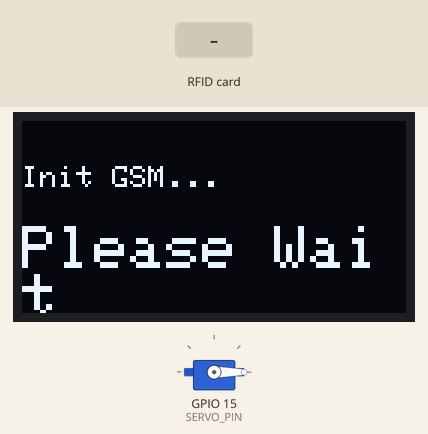
Simulated run of this sketch. Board: ESP32. Shown: servo, 128×64 one-colour display. The inputs (shaded band) are chosen by the test bench. WiFi joins after 1.5 s; servers stay silent unless stated; the modem accepts every AT command (registered, SIM ready, sends succeed) and sends nothing else; the Firebase database answers and starts empty; what the sketch prints to the serial monitor is not drawn.

Above: at 2.0 s.
At 4.1 s:
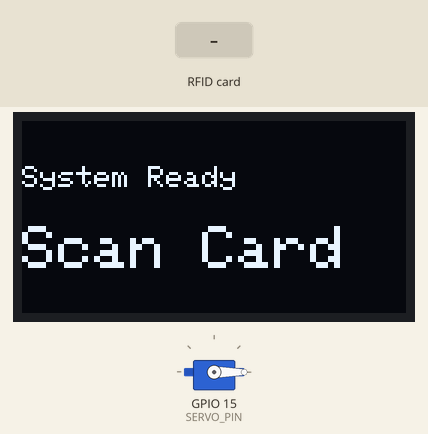
4.2 s: RFID card 5E 7A 19 C4 held to the reader
At 4.9 s:
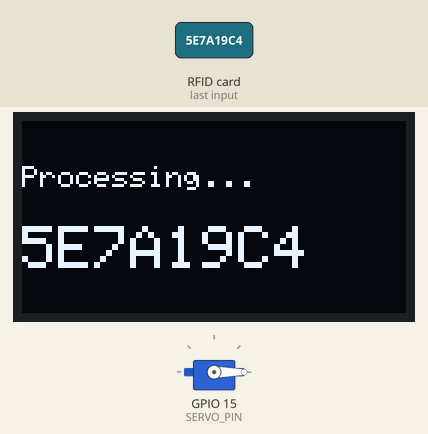
At 5.9 s:
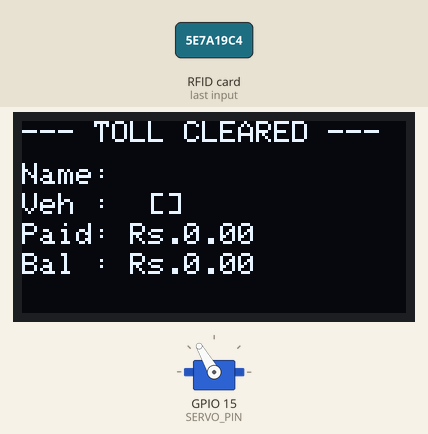
Timing chart, 0 to 12.3 s (numbered marks = the images above; inputs shaded):
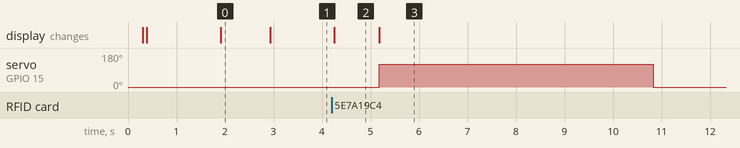

Measured:
- after the input at 4.2 s, servo on GPIO 15 (SERVO_PIN): 0° → 120° after 0.98 s, → 0° 5.7 s later; the display: changes after 0.05 s (image 2)
- what the display in image 0 shows lasts 1.0 s, from 1.9 s to 2.9 s
- what the display in image 2 shows lasts 0.9 s, from 4.3 s to 5.2 s

The sketch:

code.ino
```cpp
#include <WiFi.h>
#include <FirebaseESP32.h>
#include <SPI.h>
#include <MFRC522.h>
#include <Wire.h>
#include <Adafruit_GFX.h>
#include <Adafruit_SH110X.h>
#include <ESP32Servo.h>

// ==========================================
// CONFIGURATION
// ==========================================
#define WIFI_SSID "HOME"
#define WIFI_PASSWORD "Project@123"

#define FIREBASE_HOST "smart-tollgate-78526-default-rtdb.firebaseio.com"
#define FIREBASE_AUTH "xTAsqwist9k8BPq1LhjgIdQjsALgncP5pUGNvOg2"

// ==========================================
// PIN DEFINITIONS
// ==========================================
#define SS_PIN 5      // RFID SS/SDA
#define RST_PIN -1    // RFID RST (Tied to 3.3V)
#define SERVO_PIN 15  // Servo Signal

// GSM Pins (Using ESP32 Hardware Serial 2)
#define GSM_RX_PIN 16 // Connect to SIM900A TX
#define GSM_TX_PIN 17 // Connect to SIM900A RX

// ==========================================
// COMPONENT INITIALIZATION
// ==========================================
#define i2c_Address 0x3c
#define SCREEN_WIDTH 128
#define SCREEN_HEIGHT 64
#define OLED_RESET -1
Adafruit_SH1106G display = Adafruit_SH1106G(SCREEN_WIDTH, SCREEN_HEIGHT, &Wire, OLED_RESET);

MFRC522 rfid(SS_PIN, RST_PIN);
Servo gateServo;

// FIREBASE OBJECTS
FirebaseData firebaseData;
FirebaseAuth auth;
FirebaseConfig config;

// ==========================================
// HELPER FUNCTIONS
// ==========================================
// Basic display for simple messages
void showOnOLED(String line1, String line2) {
  display.clearDisplay();
  display.setTextSize(1);
  display.setTextColor(SH110X_WHITE);
  display.setCursor(0, 15);
  display.println(line1);
  display.setCursor(0, 35);
  display.setTextSize(2);
  display.println(line2);
  display.display();
}

// Detailed display for successful transactions
void showTransactionDetails(String name, String vehId, String vType, float fee, float bal) {
  display.clearDisplay();
  display.setTextColor(SH110X_WHITE);
  display.setTextSize(1);

  // Header
  display.setCursor(0, 0);
  display.println("--- TOLL CLEARED ---");

  // Details list (spaced out vertically)
  display.setCursor(0, 14);
  display.println("Name: " + name);

  display.setCursor(0, 24);
  display.println("Veh : " + vehId + " [" + vType + "]");

  display.setCursor(0, 34);
  display.println("Paid: Rs." + String(fee));

  display.setCursor(0, 44);
  display.println("Bal : Rs." + String(bal));

  display.display();
}

void sendSMS(String phoneNumber, String message) {
  Serial.println("Sending SMS to: " + phoneNumber);

  Serial2.println("AT+CMGF=1"); // Set GSM to text mode
  delay(1000);

  Serial2.print("AT+CMGS=\"");
  Serial2.print(phoneNumber);
  Serial2.println("\"");
  delay(1000);

  Serial2.print(message); // The SMS body
  delay(500);

  Serial2.write(26); // ASCII code for CTRL+Z to send the message
  delay(3000); // Wait for the network to process

  Serial.println("SMS Sent Successfully!");
}

// NEW: Network Check & Auto-Reconnect Function
void checkNetwork() {
  if (WiFi.status() != WL_CONNECTED) {
    Serial.println("WiFi connection lost! Stopping operations...");
    showOnOLED("Network Lost", "Connecting..");

    // Disconnect and try to reconnect
    WiFi.disconnect();
    delay(100);
    WiFi.begin(WIFI_SSID, WIFI_PASSWORD);

    // Block all operations until Wi-Fi is back
    while (WiFi.status() != WL_CONNECTED) {
      delay(500);
      Serial.print(".");
    }

    Serial.println("\nWiFi Reconnected!");
    showOnOLED("System Ready", "Scan Card");
  }
}

// ==========================================
// MAIN SETUP
// ==========================================
void setup() {
  Serial.begin(115200);

  // Initialize GSM Serial Port
  Serial2.begin(9600, SERIAL_8N1, GSM_RX_PIN, GSM_TX_PIN);

  SPI.begin();
  rfid.PCD_Init();

  ESP32PWM::allocateTimer(0);
  gateServo.setPeriodHertz(50);
  gateServo.attach(SERVO_PIN, 500, 2400);
  gateServo.write(0); // Close gate initially

  delay(250);
  if(!display.begin(i2c_Address, true)) {
    Serial.println("SH1106 allocation failed");
    for(;;);
  }
  display.clearDisplay();
  display.display();

  // 1. Connect to Wi-Fi
  showOnOLED("Connecting...", "WiFi");
  WiFi.begin(WIFI_SSID, WIFI_PASSWORD);
  while (WiFi.status() != WL_CONNECTED) {
    delay(500);
    Serial.print(".");
  }

  // 2. Connect to Firebase
  config.database_url = FIREBASE_HOST;
  config.signer.tokens.legacy_token = FIREBASE_AUTH;
  Firebase.begin(&config, &auth);
  // Tell Firebase library to auto-reconnect its internal sockets when Wi-Fi drops
  Firebase.reconnectWiFi(true);

  // 3. Initialize GSM Module
  showOnOLED("Init GSM...", "Please Wait");
  Serial2.println("AT"); // Wake up GSM
  delay(1000);

  showOnOLED("System Ready", "Scan Card");
}

// ==========================================
// MAIN LOOP
// ==========================================
void loop() {
  // 1. Ensure we are connected to Wi-Fi before doing anything else
  // If disconnected, this function will block until connected again.
  checkNetwork();

  // 2. Wait for a new card
  if (!rfid.PICC_IsNewCardPresent() || !rfid.PICC_ReadCardSerial()) {
    return;
  }

  // 3. Get UID as a String
  String cardUID = "";
  for (byte i = 0; i < rfid.uid.size; i++) {
    cardUID += String(rfid.uid.uidByte[i] < 0x10 ? "0" : "");
    cardUID += String(rfid.uid.uidByte[i], HEX);
  }
  cardUID.toUpperCase();

  Serial.println("Card Scanned: " + cardUID);
  showOnOLED("Processing...", cardUID);

  // 4. Process the toll transaction
  processTransaction(cardUID);

  // 5. Halt card to prevent continuous reading
  rfid.PICC_HaltA();

  delay(3000);

  // Double check network before resetting screen to Ready (in case it dropped during delay)
  if (WiFi.status() == WL_CONNECTED) {
    showOnOLED("System Ready", "Scan Card");
  }
}

// ==========================================
// TRANSACTION LOGIC
// ==========================================
void processTransaction(String uid) {
  String basePath = "/Toll_Users/" + uid;

  // 1. Check if User exists by trying to fetch their vehicle type
  String vehicleType = "";
  if (Firebase.getString(firebaseData, basePath + "/vehicle_type")) {
    vehicleType = firebaseData.stringData();
  } else {
    showOnOLED("Access Denied", "Unknown Card");
    Serial.println("Card not found or missing vehicle_type");
    return;
  }

  // 2. Map vehicle type to the Firebase prices path
  String priceKey = vehicleType;
  priceKey.toLowerCase();

  // 3. Fetch the live Toll Fee for this vehicle type
  float dynamicTollFee = 0.0;
  if (Firebase.getFloat(firebaseData, "/prices/" + priceKey)) {
    dynamicTollFee = firebaseData.floatData();
  } else if (Firebase.getInt(firebaseData, "/prices/" + priceKey)) {
    dynamicTollFee = (float)firebaseData.intData();
  } else {
    Serial.println("Failed to fetch price for " + priceKey);
    showOnOLED("System Error", "Price Missing");
    return;
  }

  Serial.println("Vehicle: " + vehicleType + " | Toll Fee: Rs." + String(dynamicTollFee));

  // 4. Fetch User Balance
  if (Firebase.getFloat(firebaseData, basePath + "/balance") || Firebase.getInt(firebaseData, basePath + "/balance")) {
    float currentBalance = 0.0;

    if (firebaseData.dataType() == "int") {
      currentBalance = (float)firebaseData.intData();
    } else {
      currentBalance = firebaseData.floatData();
    }

    if (currentBalance >= dynamicTollFee) {
      // 5. Deduct Balance
      float newBalance = currentBalance - dynamicTollFee;
      Firebase.setFloat(firebaseData, basePath + "/balance", newBalance);

      // 6. Fetch User's Name
      String displayName = "User";
      if (Firebase.getString(firebaseData, basePath + "/name")) {
        String fullName = firebaseData.stringData();
        int spaceIndex = fullName.indexOf(' ');
        if (spaceIndex > 0) {
          displayName = fullName.substring(0, spaceIndex);
        } else {
          displayName = fullName;
        }
      }

      // 7. Fetch Vehicle ID (Number Plate)
      String vehicleId = "Unknown";
      if (Firebase.getString(firebaseData, basePath + "/vehicle_id")) {
        vehicleId = firebaseData.stringData();
      }

      // 8. Open Gate & Update Detailed OLED
      showTransactionDetails(displayName, vehicleId, vehicleType, dynamicTollFee, newBalance);
      gateServo.write(120); // Open Gate

      // 9. Fetch Mobile Number and Send SMS
      if (Firebase.getString(firebaseData, basePath + "/mobile")) {
        String mobileNumber = firebaseData.stringData();

        if (!mobileNumber.startsWith("+91")) {
            mobileNumber = "+91" + mobileNumber;
        }

        String smsMessage = "Toll Paid: Rs." + String(dynamicTollFee) + ". New Balance: Rs." + String(newBalance);

        sendSMS(mobileNumber, smsMessage);
      } else {
        Serial.println("No mobile number found for this user.");
        delay(4000); // Standard wait if no SMS is sent
      }

      // 10. Close Gate
      gateServo.write(0);

    } else {
      // Show Low Balance details
      display.clearDisplay();
      display.setTextSize(1);
      display.setTextColor(SH110X_WHITE);
      display.setCursor(0, 10);
      display.println("! LOW BALANCE !");
      display.setCursor(0, 30);
      display.println("Req: Rs." + String(dynamicTollFee));
      display.setCursor(0, 45);
      display.println("Bal: Rs." + String(currentBalance));
      display.display();
    }
  } else {
    showOnOLED("Error", "Read Bal Failed");
  }
}
```
